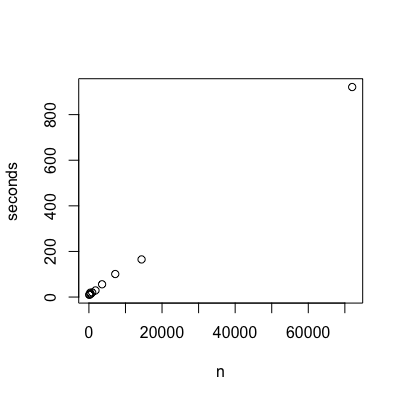

Write the R code that produced this figure.
# Actual time elapsed by 'n': 'seconds' (for 'R'): 

n <- c(90, 180, 360, 450, 900, 1800, 3600, 7200, 14402, 72000)
seconds <- c(10, 11, 19, 13, 20, 29, 56, 101, 165, 921)
plot(n, seconds)
